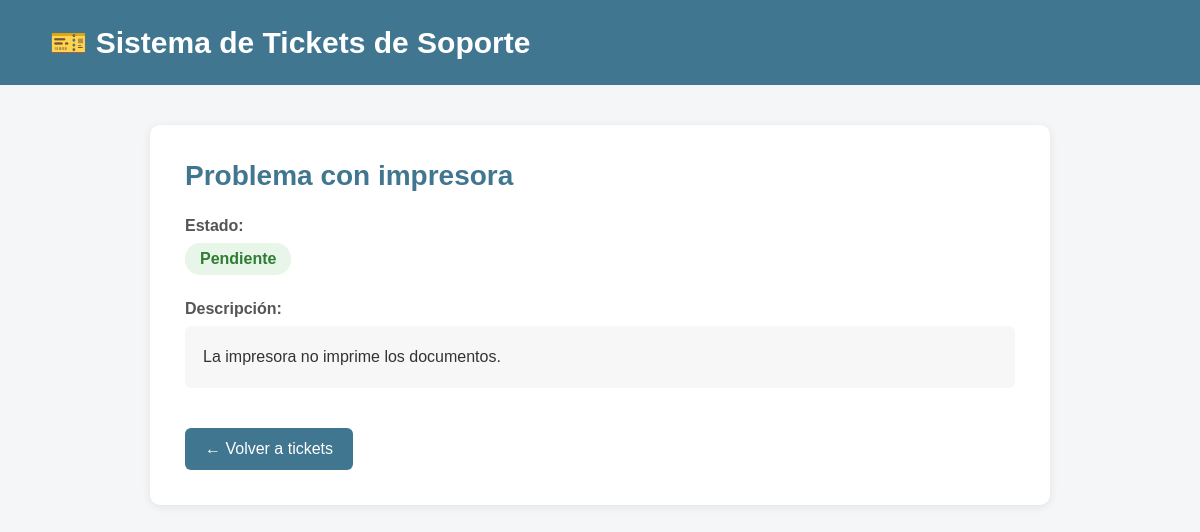
The page /tickets/7/ on the database its author committed.
### tickets/models.py (models this page shows, shortened)
class Ticket(models.Model):
    titulo = models.CharField(max_length=200)
    descripcion = models.TextField()
    estado = models.CharField(max_length=50, default="Pendiente")
    usuario = models.ForeignKey(Usuario, on_delete=models.CASCADE)
    categoria = models.CharField(max_length=100, default="General")

### tickets/views.py (the view)
# urls.py: path('<int:id>/', views.detalle_ticket, name='detalle_ticket'),
def detalle_ticket(request, id):
    ticket = Ticket.objects.get(id=id)
    return render(
        request,
        "tickets/detalle_ticket.html",
        {"ticket": ticket}
    )

### tickets/templates/tickets/detalle_ticket.html (shortened to what this page needs)
<!DOCTYPE html>
<html lang="es">
<head>
</head>
<body>
    <div class="encabezado">
        <h1>🎫 Sistema de Tickets de Soporte</h1>
    </div>
    <div class="contenedor">
        <div class="tarjeta">
            <h2>{{ ticket.titulo }}</h2>
            <div class="campo">
                <strong>Estado:</strong>
                <span class="estado">
                    {{ ticket.estado }}
                </span>
            </div>
            <div class="campo">
                <strong>Descripción:</strong>
                <div class="descripcion">
                    {{ ticket.descripcion }}
                </div>
            </div>
            <a href="{% url 'lista_tickets' %}" class="boton">
                ← Volver a tickets
            </a>
        </div>
    </div>
</body>
</html>

### tickets/templates/tickets/detalle_ticket.html (style rules this page uses)
body { margin: 0; font-family: Arial, sans-serif; background-color: #f4f6f8; color: #333; }
.encabezado { background-color: #417690; color: white; padding: 25px 50px; }
.encabezado h1 { margin: 0; font-size: 30px; }
.contenedor { width: 90%; max-width: 900px; margin: 40px auto; }
.tarjeta { background-color: white; padding: 35px; border-radius: 10px; box-shadow: 0 2px 10px rgba(0,0,0,0.08); }
.tarjeta h2 { color: #417690; margin-top: 0; font-size: 28px; }
.campo { margin: 25px 0; }
.campo strong { display: block; color: #555; margin-bottom: 8px; }
.estado { display: inline-block; background-color: #e8f5e9; color: #2e7d32; padding: 7px 15px; border-radius: 15px; font-weight: bold; }
.descripcion { background-color: #f7f7f7; padding: 18px; border-radius: 6px; line-height: 1.6; }
.boton { display: inline-block; margin-top: 15px; padding: 12px 20px; background-color: #417690; color: white; text-decoration: none; border-radius: 6px; }

### rows shown on the page
Ticket: titulo "Problema con impresora", estado "Pendiente", descripcion "La impresora no imprime los documentos."
